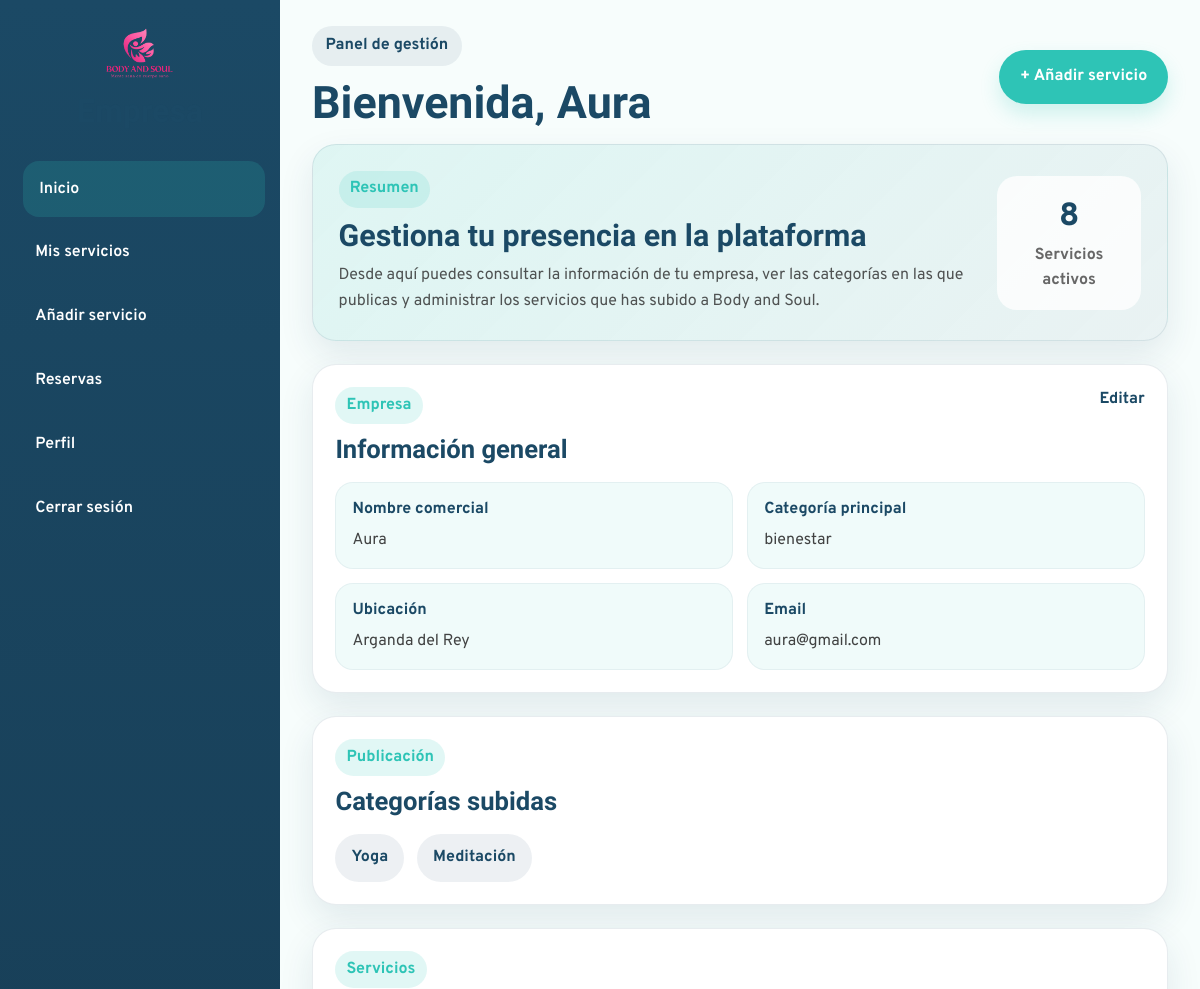
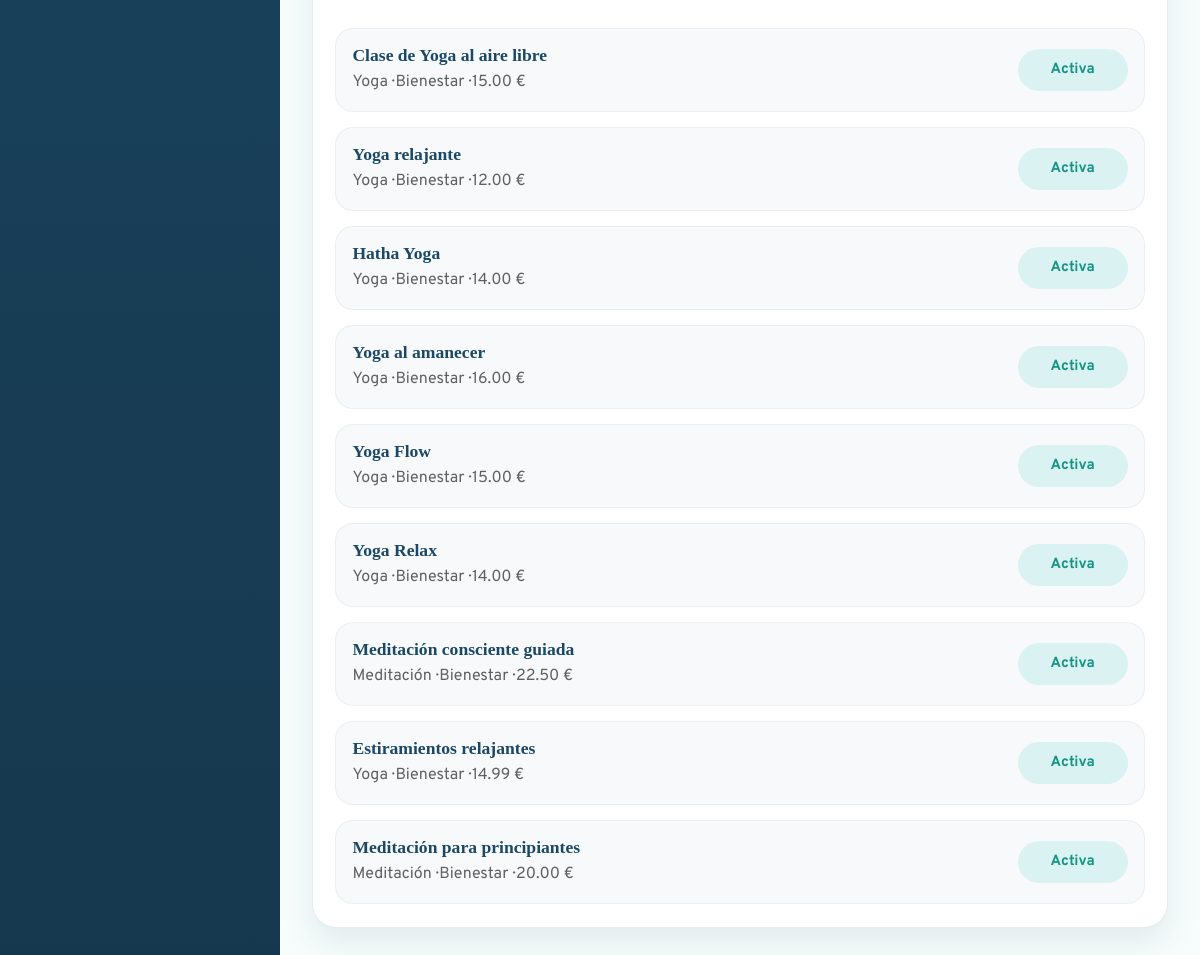
The app's page /Empresa/index.php (signed in) with its own data (2 pictures, top to bottom).
### tables this page shows
CREATE TABLE `empresa` (
  `id_empresa` int(11) NOT NULL,
  `nombre_empresa` varchar(150) NOT NULL,
  `categoria_empresa` varchar(100) NOT NULL,
  `email` varchar(150) NOT NULL,
  `contrasena` varchar(255) NOT NULL,
  `direccion` varchar(255) DEFAULT NULL,
  `telefono` varchar(20) DEFAULT NULL,
  `ciudad_empresa` varchar(100) NOT NULL,
  `descripcion_empresa` text NOT NULL,
  `logo_empresa` varchar(255) DEFAULT NULL,
  `estado` enum('activa','suspendida') NOT NULL DEFAULT 'activa'
);

CREATE TABLE `categoria` (
  `id_categoria` int(11) NOT NULL,
  `nombre` varchar(100) NOT NULL,
  `id_categoria_padre` int(11) DEFAULT NULL
);

CREATE TABLE `servicio` (
  `id_servicio` int(11) NOT NULL,
  `id_empresa` int(11) NOT NULL,
  `nombre_servicio` varchar(150) NOT NULL,
  `descripcion` text DEFAULT NULL,
  `lugar` varchar(150) DEFAULT NULL,
  `id_categoria` int(11) NOT NULL,
  `precio` decimal(10,2) NOT NULL DEFAULT 0.00,
  `duracion` varchar(50) DEFAULT NULL,
  `materiales` text DEFAULT NULL,
  `estado` enum('activo','cancelado') NOT NULL DEFAULT 'activo'
);

### bd/bdempresa.php (called while the page is built, shortened)
<?php
class bdempresa{
public $pdo = "";
public function __construct($host,$port,$db,$user,$pass) {
    $this->pdo = new PDO("mysql:host=".$host.";port=".$port.";dbname=".$db.";charset=utf8", $user, $pass);
    }
public function sacardatosempresa($idEmpresa){
    $sentencia = "SELECT * FROM empresa WHERE id_empresa = :id LIMIT 1";
    $ejecucion = $this->pdo->prepare($sentencia);
    $ejecucion->execute([
        ":id" => $idEmpresa
    ]);
    $empresa = $ejecucion->fetch(PDO::FETCH_ASSOC);
    return $empresa;
}
public function ObtenerActividadesPorEmpresa($idEmpresa){
    $sentencia = "SELECT *
                  FROM servicio
                  WHERE id_empresa = :idEmpresa";
    $ejecucion = $this->pdo->prepare($sentencia);
    $ejecucion->execute([
        ":idEmpresa" => $idEmpresa
    ]);
    $actividades = $ejecucion->fetchAll(PDO::FETCH_ASSOC);
    return $actividades;
}
public function ObtenerSubcategoriasEmpresa($idEmpresa){
    $sentencia = "SELECT DISTINCT c.id_categoria, c.nombre
                  FROM servicio s
                  INNER JOIN categoria c ON s.id_categoria = c.id_categoria
                  WHERE s.id_empresa = :idEmpresa";
    $ejecucion = $this->pdo->prepare($sentencia);
    $ejecucion->execute([
        ":idEmpresa" => $idEmpresa
    ]);
    $subcategorias = $ejecucion->fetchAll(PDO::FETCH_ASSOC);
    return $subcategorias;
}
public function ObtenerServiciosActivos($idEmpresa){
    $sentencia = "SELECT *
                  FROM servicio
                  WHERE id_empresa = :idEmpresa AND estado = :estado";
    $ejecucion = $this->pdo->prepare($sentencia);
    $ejecucion->execute([
        ":idEmpresa" => $idEmpresa,
        ":estado" => "activo"
    ]);
    $actividades = $ejecucion->fetchAll(PDO::FETCH_ASSOC);
    return $actividades;
}
}
?>

### bd/bdact.php (called while the page is built, shortened)
<?php
class bdact{
public $pdo = "";
public function __construct($host,$port,$db,$user,$pass) {
    $this->pdo = new PDO("mysql:host=".$host.";port=".$port.";dbname=".$db.";charset=utf8", $user, $pass);
    }
public function ObtenerCategoriaConPadre($idCategoriaHijo){
    $sentencia = "SELECT
                    c.nombre AS subcategoria,
                    cp.nombre AS categoria_padre
                  FROM categoria c
                  LEFT JOIN categoria cp
                  ON c.id_categoria_padre = cp.id_categoria
                  WHERE c.id_categoria = :idCategoria";
    $ejecucion = $this->pdo->prepare($sentencia);
    $ejecucion->execute([
        ":idCategoria" => $idCategoriaHijo
    ]);
    return $ejecucion->fetch(PDO::FETCH_ASSOC);
}
}
?>

### Empresa/index.php (the view)
<?php
require_once("head.php");
$datosempresa=$bdempre->sacardatosempresa($idempresa);
$actividadesempresa=$bdempre->ObtenerActividadesPorEmpresa($idempresa);
$catempresa=$bdempre->ObtenerSubcategoriasEmpresa($idempresa);
$actividadesactivas=$bdempre->ObtenerServiciosActivos($idempresa);
$numactactivas=count($actividadesactivas);
?>
    <div class="company-main">
      <header class="company-topbar">
        <div class="company-topbar-left">
          <span class="company-page-tag">Panel de gestión</span>
          <h2>Bienvenida, <?=$datosempresa["nombre_empresa"]?></h2>
        </div>
        <div class="company-topbar-right">
          <a href="nueva-actividad.php" class="company-add-btn">+ Añadir servicio</a>
        </div>
      </header>
      <main class="company-content">
        <section class="company-hero-card">
          <div class="company-hero-text">
            <span class="company-section-badge">Resumen</span>
            <h3>Gestiona tu presencia en la plataforma</h3>
            <p>
              Desde aquí puedes consultar la información de tu empresa, ver las categorías en las que publicas
              y administrar los servicios que has subido a Body and Soul.
            </p>
          </div>
          <div class="company-hero-stat">
            <span class="company-hero-number"><?=$numactactivas?></span>
            <span class="company-hero-label">Servicios activos</span>
          </div>
        </section>
        <section class="company-panels-grid">
          <article class="company-panel-card">
            <div class="company-panel-header">
              <div>
                <span class="company-section-badge">Empresa</span>
                <h3>Información general</h3>
              </div>
              <a href="perfil-empresa.html" class="company-panel-link">Editar</a>
            </div>
            <div class="company-info-grid">
              <div class="company-info-item">
                <span class="info-label">Nombre comercial</span>
                <span class="info-value"><?=$datosempresa["nombre_empresa"]?></span>
              </div>
              <div class="company-info-item">
                <span class="info-label">Categoría principal</span>
                <span class="info-value"><?=$datosempresa["categoria_empresa"]?></span>
              </div>
              <div class="company-info-item">
                <span class="info-label">Ubicación</span>
                <span class="info-value"><?=$datosempresa["ciudad_empresa"]?></span>
              </div>
              <div class="company-info-item">
                <span class="info-label">Email</span>
                <span class="info-value"><?=$datosempresa["email"]?></span>
              </div>
            </div>
          </article>
          <article class="company-panel-card">
            <div class="company-panel-header">
              <div>
                <span class="company-section-badge">Publicación</span>
                <h3>Categorías subidas</h3>
              </div>
            </div>
            <div class="company-tags">
              <?php foreach($catempresa as $cat){
                ?>
              <span class="company-tag"><?=$cat["nombre"]?></span>
              <?php
              }
              ?>
            </div>
          </article>
          <article class="company-panel-card company-panel-card-wide">
            <div class="company-panel-header">
              <div>
                <span class="company-section-badge">Servicios</span>
              </div>
            </div>
            <div class="company-services-list">
            <?php foreach($actividadesempresa as $act){
              $res=$bdact->ObtenerCategoriaConPadre($act["id_categoria"]);
              $cat=$res["subcategoria"];
              $subcat=$res["categoria_padre"];
              ?>
              <div class="company-service-item">
                <div class="company-service-info">
                  <h4><?=$act["nombre_servicio"]?></h4>
                  <p><?=$cat?> · <?=$subcat?> · <?=$act["precio"]?> €</p>
                </div>
                <span class="company-status-chip active">Activa</span>
              </div>
              <?php
              }
              ?>
            </div>
          </article>
        </section>
      </main>
    </div>
  </div>
</body>
</html>

### css/empresa-styles/perfil-empresa.css (style rules this page uses)
:root { --company-primary: #1B4965; --company-primary-dark: #16384E; --company-secondary: #2EC4B6; --company-accent: #FF8FA3; --company-bg: #F7FDFC; --company-surface: #ffffff; --company-text: #2E2E2E; --company-border: rgba(27, 73, 101, 0.10); --company-shadow: 0 14px 34px rgba(27, 73, 101, 0.10); --company-radius: 24px; --company-transition: all 0.3s ease; }
* { box-sizing: border-box; }
body.company-body { margin: 0; font-family: "Overpass", sans-serif; background-color: var(--company-bg); color: var(--company-text); }
.company-main { display: flex; flex-direction: column; }
.company-topbar { display: flex; justify-content: space-between; align-items: center; gap: 1rem; padding: 1.6rem 2rem 1rem; }
.company-page-tag { display: inline-block; background-color: rgba(27, 73, 101, 0.08); color: var(--company-primary); padding: 0.45rem 0.85rem; border-radius: 999px; font-weight: 700; margin-bottom: 0.7rem; }
.company-topbar-left h2 { margin: 0; font-family: "Sansita", serif; color: var(--company-primary); font-size: clamp(2rem, 4vw, 2.8rem); }
.company-content { padding: 0 2rem 2rem; }
.company-section-badge { display: inline-block; background-color: rgba(46, 196, 182, 0.14); color: var(--company-secondary); padding: 0.35rem 0.7rem; border-radius: 999px; font-weight: 700; margin-bottom: 0.7rem; }

### css/styles.css (style rules this page uses)
:root { --mint: #147a72; --navy: #1B4965; --pink: #b03a5b; --light: #F7FDFC; --dark: #2E2E2E; --white: #ffffff; --font-title: "Sansita Swashed", serif; --font-text: "Overpass", sans-serif; --radius-sm: 10px; --radius-md: 18px; --radius-lg: 28px; --shadow-soft: 0 10px 30px rgba(27, 73, 101, 0.12); --transition: all 0.3s ease; }
* { margin: 0; padding: 0; box-sizing: border-box; }
html { scroll-behavior: smooth; }
body { font-family: var(--font-text); color: var(--dark); background-color: var(--light); line-height: 1.6; }
a { text-decoration: none; color: inherit; }
h1, h2, h3, h4 { font-family: var(--font-title); color: var(--navy); line-height: 1.15; }

### css/empresa-styles/mis-servicios.css (style rules this page uses)
:root { --company-primary: #1B4965; --company-primary-dark: #16384E; --company-secondary: #2EC4B6; --company-accent: #FF8FA3; --company-warning: #FFC857; --company-bg: #F7FDFC; --company-surface: #ffffff; --company-text: #2E2E2E; --company-border: rgba(27, 73, 101, 0.10); --company-shadow: 0 14px 34px rgba(27, 73, 101, 0.10); --company-radius: 24px; --company-transition: all 0.3s ease; }
* { box-sizing: border-box; }
body.company-body { margin: 0; font-family: "Overpass", sans-serif; background-color: var(--company-bg); color: var(--company-text); }
.company-main { display: flex; flex-direction: column; }
.company-topbar { display: flex; justify-content: space-between; align-items: center; gap: 1rem; padding: 1.6rem 2rem 1rem; }
.company-page-tag { display: inline-block; background-color: rgba(27, 73, 101, 0.08); color: var(--company-primary); padding: 0.45rem 0.85rem; border-radius: 999px; font-weight: 700; margin-bottom: 0.7rem; }
.company-topbar-left h2 { margin: 0; font-family: "Sansita", serif; color: var(--company-primary); font-size: clamp(2rem, 4vw, 2.8rem); }
.company-add-btn { display: inline-flex; align-items: center; justify-content: center; text-decoration: none; background-color: var(--company-secondary); color: #ffffff; padding: 0.9rem 1.3rem; border-radius: 999px; font-weight: 700; transition: var(--company-transition); box-shadow: 0 10px 20px rgba(46, 196, 182, 0.2); }
.company-content { padding: 0 2rem 2rem; }
.company-section-badge { display: inline-block; background-color: rgba(46, 196, 182, 0.14); color: var(--company-secondary); padding: 0.35rem 0.7rem; border-radius: 999px; font-weight: 700; margin-bottom: 0.6rem; }
.info-label { display: block; font-weight: 700; color: var(--company-primary); margin-bottom: 0.3rem; }
.info-value { color: rgba(46, 46, 46, 0.9); }
.company-status-chip { display: inline-flex; align-items: center; justify-content: center; min-width: 96px; padding: 0.5rem 0.8rem; border-radius: 999px; font-weight: 700; font-size: 0.9rem; }
.company-status-chip.active { background-color: rgba(46, 196, 182, 0.14); color: #169486; }

### css/empresa-styles/empresa.css (style rules this page uses)
:root { --company-primary: #1B4965; --company-primary-dark: #16384E; --company-secondary: #2EC4B6; --company-accent: #FF8FA3; --company-bg: #F7FDFC; --company-surface: #ffffff; --company-text: #2E2E2E; --company-border: rgba(27, 73, 101, 0.12); --company-shadow: 0 20px 45px rgba(27, 73, 101, 0.14); --company-radius: 28px; --company-transition: all 0.3s ease; }
* { box-sizing: border-box; }

### records on screen
empresa: nombre_empresa "Aura", categoria_empresa "bienestar", ciudad_empresa "Arganda del Rey", email "aura@gmail.com"
categoria: nombre "Yoga"
categoria: nombre "Meditación"
servicio: nombre_servicio "Clase de Yoga al aire libre", id_categoria.nombre "Yoga", categoria.nombre "Bienestar", precio "15.00"
servicio: nombre_servicio "Yoga relajante", id_categoria.nombre "Yoga", categoria.nombre "Bienestar", precio "12.00"
servicio: nombre_servicio "Hatha Yoga", id_categoria.nombre "Yoga", categoria.nombre "Bienestar", precio "14.00"
servicio: nombre_servicio "Yoga al amanecer", id_categoria.nombre "Yoga", categoria.nombre "Bienestar", precio "16.00"
servicio: nombre_servicio "Yoga Flow", id_categoria.nombre "Yoga", categoria.nombre "Bienestar", precio "15.00"
servicio: nombre_servicio "Yoga Relax", id_categoria.nombre "Yoga", categoria.nombre "Bienestar", precio "14.00"
servicio: nombre_servicio "Meditación consciente guiada", id_categoria.nombre "Meditación", categoria.nombre "Bienestar", precio "22.50"
servicio: nombre_servicio "Estiramientos relajantes", id_categoria.nombre "Yoga", categoria.nombre "Bienestar", precio "14.99"
servicio: nombre_servicio "Meditación para principiantes", id_categoria.nombre "Meditación", categoria.nombre "Bienestar", precio "20.00"

### other values on screen
$numactactivas "8"
